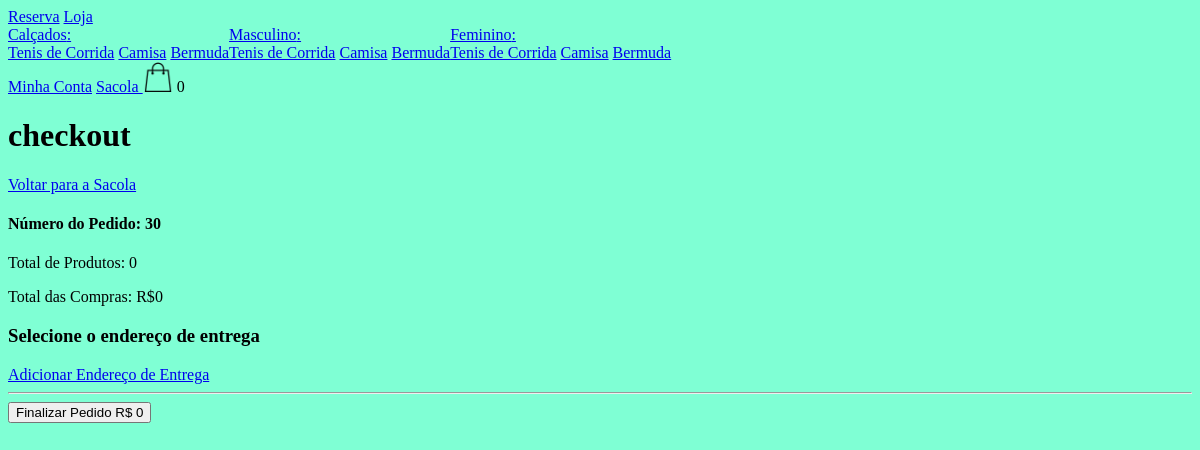
Page /checkout/ (signed in) on the earlier database version.
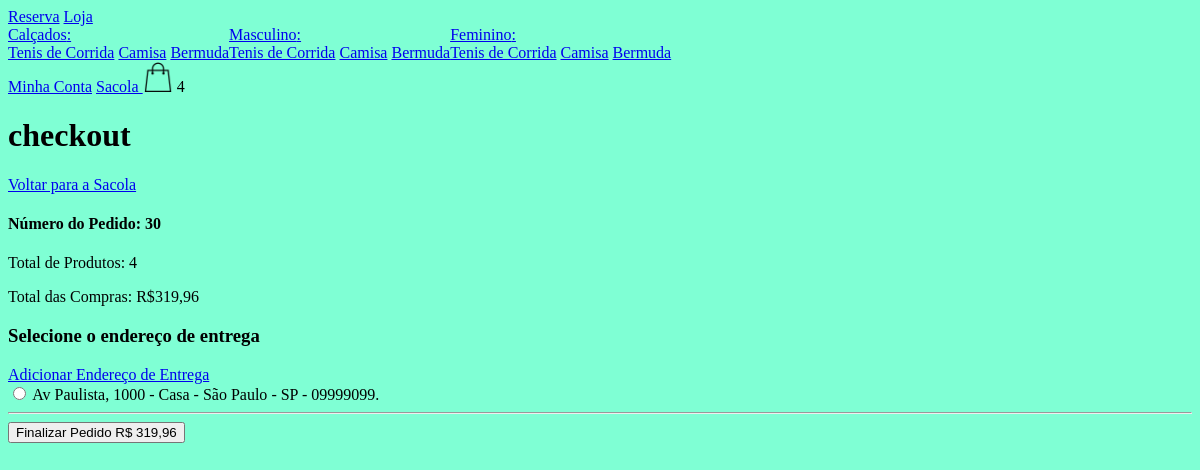
Same page on the later database version.
### loja/models.py (models this page shows, shortened)
class Categoria(models.Model):
    nome = models.CharField(max_length=200, null=True, blank=True)
    slug = models.SlugField(max_length=200, null=True, blank=True)

class Tipo(models.Model):
    nome = models.CharField(max_length=200, null=True, blank=True)
    slug = models.SlugField(max_length=200, null=True, blank=True)

class Pedido(models.Model):
    cliente = models.ForeignKey(Cliente, null=True, blank=True, on_delete=models.SET_NULL)
    finalizado = models.BooleanField(default=False)
    codigo_transacao = models.CharField(max_length=200, null=True, blank=True)
    endereco = models.ForeignKey(Endereco, null=True, blank=True, on_delete=models.SET_NULL)
    data_finalizacao = models.DateTimeField(null=True, blank=True)
    @property
    def qtde_total(self):
        itens_pedido = ItensPedido.objects.filter(pedido=self)
        quantidade = sum(item.quantidade for item in itens_pedido)
        return quantidade
    @property
    def preco_total(self):
        itens_pedido = ItensPedido.objects.filter(pedido=self)
        preco = sum(item.preco_total for item in itens_pedido)
        return preco

class ItensPedido(models.Model):
    item_estoque = models.ForeignKey(ItemEstoque, null=True, blank=True, on_delete=models.SET_NULL)
    quantidade = models.IntegerField(default=0)
    pedido = models.ForeignKey(Pedido, null=True, blank=True, on_delete=models.SET_NULL)
    @property
    def preco_total(self):
        return self.quantidade * self.item_estoque.produto.preco if self.item_estoque and self.item_estoque.produto else 0

class ItemEstoque(models.Model):
    produto = models.ForeignKey(Produto, null=True, blank=True, on_delete=models.SET_NULL)
    cor = models.ForeignKey(Cor, null=True, blank=True, on_delete=models.SET_NULL)
    tamanho = models.CharField(max_length=200, null=True, blank=True)
    quantidade = models.IntegerField(default=0)

class Produto(models.Model):
    imagem = models.ImageField(null=True, blank=True)
    nome_produto = models.CharField(max_length=200, null=True, blank=True)
    preco = models.DecimalField(max_digits=10, decimal_places=2)
    ativo = models.BooleanField(default=True)
    categoria = models.ForeignKey(Categoria, null=True, blank=True, on_delete=models.SET_NULL)
    tipo = models.ForeignKey(Tipo, null=True, blank=True, on_delete=models.SET_NULL)

class Endereco(models.Model):
    rua = models.CharField(max_length=400, null=True, blank=True)
    numero = models.IntegerField(default=0)
    complemento = models.CharField(max_length=200, null=True, blank=True)
    cep = models.CharField(max_length=200, null=True, blank=True)
    cidade = models.CharField(max_length=200, null=True, blank=True)
    estado = models.CharField(max_length=200, null=True, blank=True)
    cliente = models.ForeignKey(Cliente, null=True, blank=True, on_delete=models.SET_NULL)

### loja/views.py (the view)
# urls.py: path('checkout/', checkout, name='checkout'),
def checkout(request):
    if request.user.is_authenticated:
        cliente = request.user.cliente
    else:
        if request.COOKIES.get("id_sessao"):
            id_sessao = request.COOKIES.get("id_sessao")
            cliente, criado = Cliente.objects.get_or_create(id_sessao=id_sessao)
        else:
            return redirect('loja')
    pedido, criado = Pedido.objects.get_or_create(cliente=cliente, finalizado=True)
    enderecos = Endereco.objects.filter(cliente=cliente)
    context = {"pedido": pedido, "enderecos": enderecos}
    return render(request, 'checkout.html', context)

### loja/novos_context.py (called while the page is built)
def sacola(request):
    qtde_prod_sacola = 0
    if request.user.is_authenticated:
        cliente = request.user.cliente
    else:
        if request.COOKIES.get("id_sessao"):
             id_sessao = request.COOKIES.get("id_sessao")
             cliente, criado = Cliente.objects.get_or_create(id_sessao=id_sessao)
        else:
             return {'qtde_prod_sacola': qtde_prod_sacola}
    pedido, criado = Pedido.objects.get_or_create(cliente=cliente, finalizado=True)
    itens_pedido = ItensPedido.objects.filter(pedido=pedido)
    for item in itens_pedido:
         qtde_prod_sacola += item.quantidade
    return {'qtde_prod_sacola': qtde_prod_sacola}

def categoria_tipos(request):
    categorias_navbar = Categoria.objects.all()
    tipos_navbar = Tipo.objects.all()
    return {'categorias_navbar': categorias_navbar, 'tipos_navbar': tipos_navbar}

### loja/templates/checkout.html (shortened to what this page needs)
{% extends 'base.html' %}
{% load static %}
{% block content %}
    <h1>checkout</h1>
        <a href="{% url 'sacola' %}">Voltar para a Sacola </a>
    <h4>Número do Pedido: {{pedido.id }}</h4>
    <p>Total de Produtos: {{ pedido.qtde_total }}</p>
    <p>Total das Compras: R${{pedido.preco_total }}</p>
    <form method="POST" action="">
    <h3>Selecione o endereço de entrega</h3>
        <a href="{% url 'adicionar_endereco' %}">Adicionar Endereço de Entrega</a>
        <br>
    {% for endereco in enderecos %}
    <input type="radio" name="endereco" value="{{ endereco.id }}">
    <label for="{{ endereco.id }}">
        {{ endereco.rua }},
        {{ endereco.numero }} -
        {{ endereco.complemento }} -
        {{ endereco.cidade }} -
        {{ endereco.estado }} -
        {{ endereco.cep}}.
    </label>
    <br>
    {% endfor %}
    <hr>
    <button type="submit"> Finalizar Pedido R$ {{pedido.preco_total }}</button>
</form>
{% endblock %}

### templates/navbar.html
{% load static %}
 <nav>
     <a href="{% url 'homepage' %}">Reserva</a>
     <a href="{% url 'loja' %}">Loja</a>
     <div style="display: flex;">
         {% for categoria in categorias_navbar %}
         <div>
             <a href="{% url 'loja'%}{{ categoria.slug }}">{{ categoria.nome }}:</a>
            <br>
            {% for tipo in tipos_navbar %}
                <a href="{% url 'loja' %}{{ categoria.slug }}-{{ tipo.slug }} ">{{ tipo.nome }}</a>
            {% endfor %}
         </div>
         {% endfor %}
     </div>
     {% if request.user.is_authenticated %}
        <a href="{% url 'minha_conta' %}">Minha Conta</a>
     {% else %}
        <a href="{% url 'fazer_login' %}">Login</a>
     {% endif %}
     <a href="{% url 'sacola' %}">Sacola </a>
     <img src="{% static 'images/sacola1.png' %}" width="30" height="30">
     {{ qtde_prod_sacola }}
 </nav>

Differences in the rows shown:
changed Pedido id 30: qtde_total "0" → "4"; preco_total "0" → "319,96"
now on this page (row edited): Endereco: rua "Av Paulista", numero "1000", complemento "Casa", cidade "São Paulo", estado "SP", cep "09999099"
Other differences:
{{ qtde_prod_sacola }}: "0" → "4"
